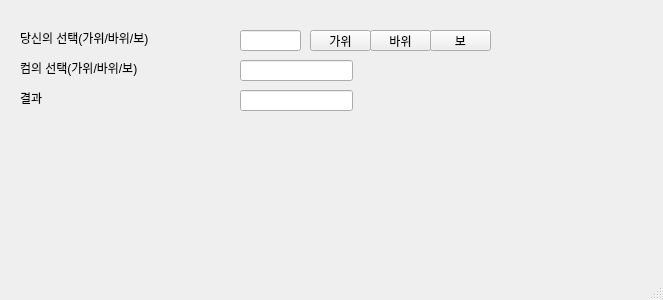
<?xml version="1.0" encoding="UTF-8"?>
<ui version="4.0">
 <class>MainWindow</class>
 <widget class="QMainWindow" name="MainWindow">
  <property name="geometry">
   <rect>
    <x>0</x>
    <y>0</y>
    <width>663</width>
    <height>300</height>
   </rect>
  </property>
  <property name="windowTitle">
   <string>MainWindow</string>
  </property>
  <widget class="QWidget" name="centralwidget">
   <widget class="QPushButton" name="pb_gawi">
    <property name="geometry">
     <rect>
      <x>310</x>
      <y>30</y>
      <width>61</width>
      <height>21</height>
     </rect>
    </property>
    <property name="text">
     <string>가위</string>
    </property>
   </widget>
   <widget class="QLineEdit" name="le1">
    <property name="geometry">
     <rect>
      <x>240</x>
      <y>30</y>
      <width>61</width>
      <height>21</height>
     </rect>
    </property>
    <property name="text">
     <string/>
    </property>
   </widget>
   <widget class="QLabel" name="lbl1">
    <property name="geometry">
     <rect>
      <x>20</x>
      <y>30</y>
      <width>191</width>
      <height>16</height>
     </rect>
    </property>
    <property name="text">
     <string>당신의 선택(가위/바위/보)</string>
    </property>
   </widget>
   <widget class="QLabel" name="lbl2">
    <property name="geometry">
     <rect>
      <x>20</x>
      <y>60</y>
      <width>181</width>
      <height>16</height>
     </rect>
    </property>
    <property name="text">
     <string>컴의 선택(가위/바위/보)</string>
    </property>
   </widget>
   <widget class="QLineEdit" name="le2">
    <property name="geometry">
     <rect>
      <x>240</x>
      <y>60</y>
      <width>113</width>
      <height>21</height>
     </rect>
    </property>
    <property name="text">
     <string/>
    </property>
   </widget>
   <widget class="QLabel" name="lbl3">
    <property name="geometry">
     <rect>
      <x>20</x>
      <y>90</y>
      <width>141</width>
      <height>16</height>
     </rect>
    </property>
    <property name="text">
     <string>결과</string>
    </property>
   </widget>
   <widget class="QLineEdit" name="le3">
    <property name="geometry">
     <rect>
      <x>240</x>
      <y>90</y>
      <width>113</width>
      <height>21</height>
     </rect>
    </property>
    <property name="text">
     <string/>
    </property>
   </widget>
   <widget class="QPushButton" name="pb_bawi">
    <property name="geometry">
     <rect>
      <x>370</x>
      <y>30</y>
      <width>61</width>
      <height>21</height>
     </rect>
    </property>
    <property name="text">
     <string>바위</string>
    </property>
   </widget>
   <widget class="QPushButton" name="pb_bo">
    <property name="geometry">
     <rect>
      <x>430</x>
      <y>30</y>
      <width>61</width>
      <height>21</height>
     </rect>
    </property>
    <property name="text">
     <string>보</string>
    </property>
   </widget>
  </widget>
  <widget class="QMenuBar" name="menubar">
   <property name="geometry">
    <rect>
     <x>0</x>
     <y>0</y>
     <width>663</width>
     <height>26</height>
    </rect>
   </property>
  </widget>
  <widget class="QStatusBar" name="statusbar"/>
 </widget>
 <resources/>
 <connections/>
</ui>
